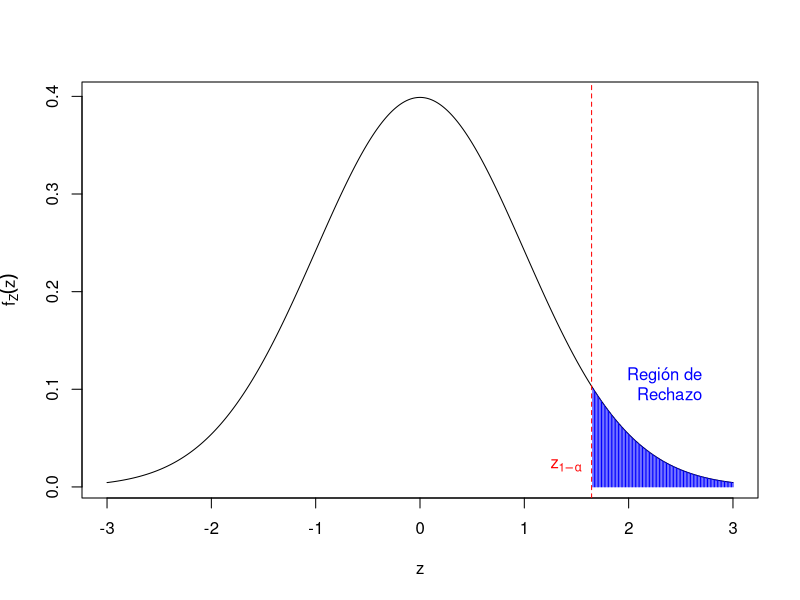
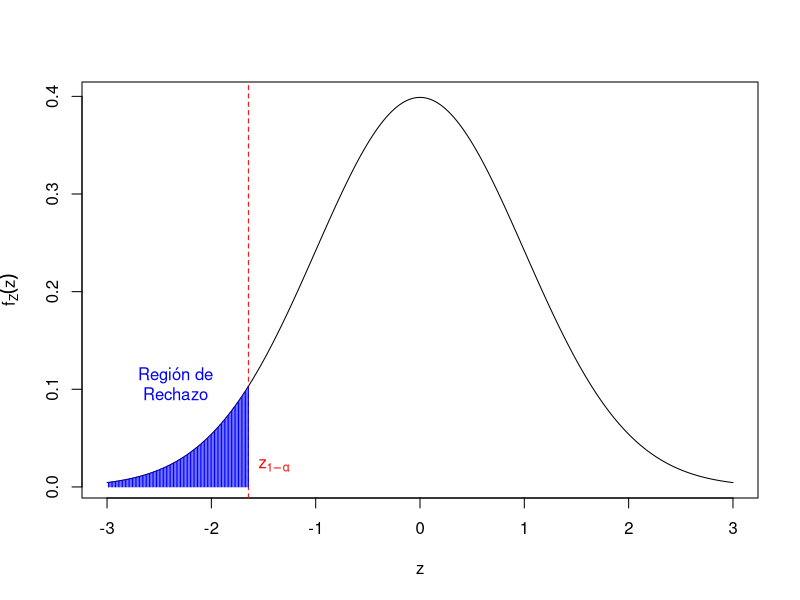
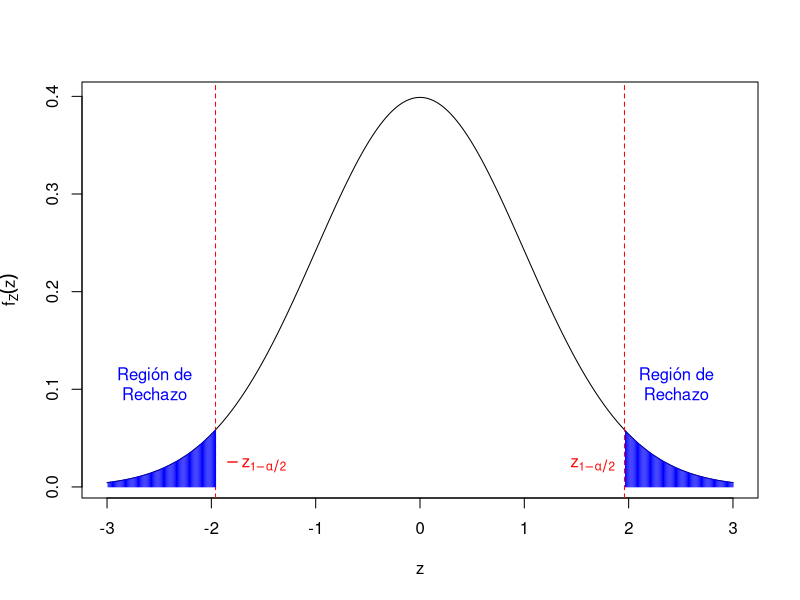
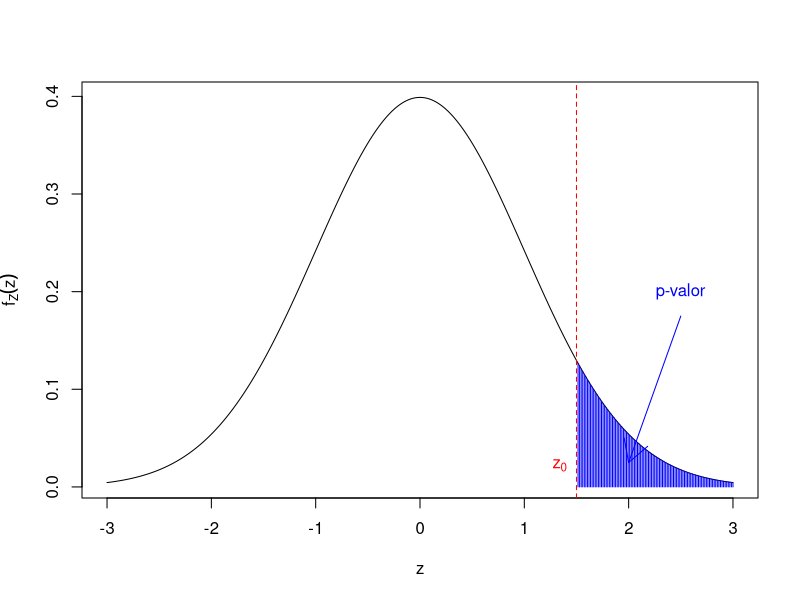
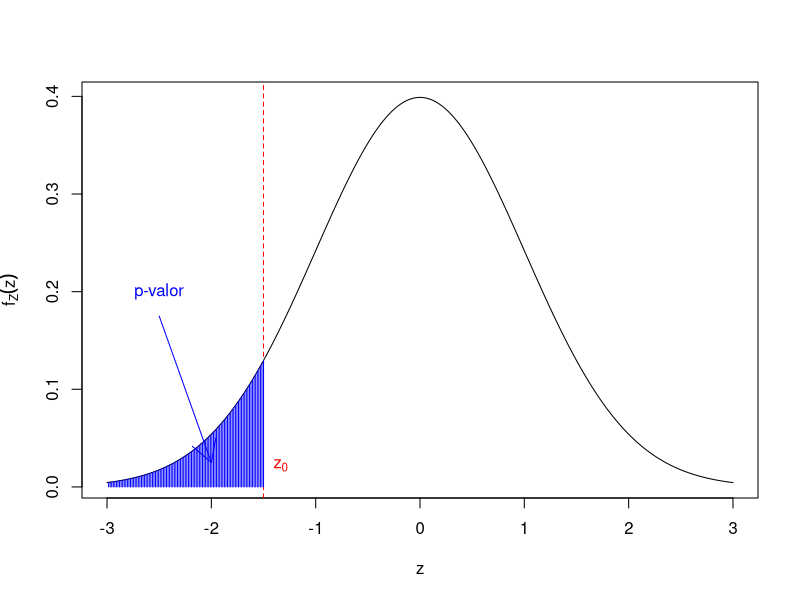
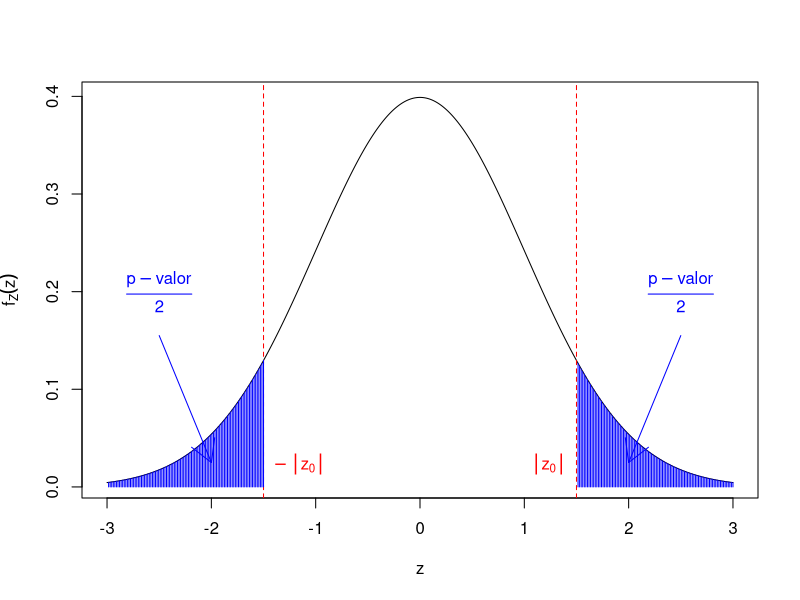

These figures' R source, in order:
## ---- chunk 1
knitr::opts_chunk$set(echo = TRUE)
## ---- chunk 2
x=seq(from=-3,to=3,by=0.01)
plot(x,dnorm(x),type="l",xlab="z",ylab=expression(f[Z](z)))
alpha=0.05
abline(v=qnorm(1-alpha),lty=2,col="red")
text(qnorm(1-alpha),0.02,expression(z[1-alpha]),pos=2, col="red")
text(2.8,0.1,"Región de\n Rechazo",pos=2, col = "blue")

nc=100
for (i in 1:nc){
  y=qnorm(1-alpha)+(3-qnorm(1-alpha))*i/nc
  lines(c(y,y),c(0,dnorm(y)),col="blue")
}
## ---- chunk 3
x=seq(from=-3,to=3,by=0.01)
plot(x,dnorm(x),type="l",xlab="z",ylab=expression(f[Z](z)))
alpha=0.05
abline(v=-qnorm(1-alpha),lty=2,col="red")
text(-qnorm(1-alpha),0.02,expression(z[1-alpha]),pos=4, col="red")
text(-2.8,0.1,"Región de\n Rechazo",col="blue",pos=4)

nc=100
for (i in 1:nc){
  y=-3+(3-qnorm(1-alpha))*i/nc
  lines(c(y,y),c(0,dnorm(y)),col="blue")
}
## ---- chunk 4
x=seq(from=-3,to=3,by=0.01)
plot(x,dnorm(x),type="l",xlab="z",ylab=expression(f[Z](z)))
alpha=0.05
abline(v=qnorm(1-alpha/2),lty=2,col="red")
abline(v=-qnorm(1-alpha/2),lty=2,col="red")
text(qnorm(1-alpha/2),0.02,expression(z[1-alpha/2]),pos=2, col="red")
text(-qnorm(1-alpha/2),0.02,expression(-z[1-alpha/2]),pos=4, col="red")
text(-3,0.1,"Región de\n Rechazo",col="blue",pos=4)
text(2,0.1,"Región de\n Rechazo",col="blue",pos=4)

nc=100
for (i in 1:nc){
  y=qnorm(1-alpha/2)+(3-qnorm(1-alpha/2))*i/nc
  lines(c(y,y),c(0,dnorm(y)),col="blue")
  y2=-3+(3-qnorm(1-alpha/2))*i/nc
  lines(c(y2,y2),c(0,dnorm(y2)),col="blue")
  }
## ---- chunk 5
x=seq(from=-3,to=3,by=0.01)
plot(x,dnorm(x),type="l",xlab="z",ylab=expression(f[Z](z)))
alpha=0.05
z0=1.5
abline(v=z0,lty=2,col="red")
text(z0,0.02,expression(z[0]),pos=2, col="red")
nc=100
for (i in 1:nc){
  y=z0+(3-z0)*i/nc
  lines(c(y,y),c(0,dnorm(y)),col="blue")
}
text(2.5,0.2,"p-valor", col="blue")
arrows(2.5,0.175,2,0.025,col="blue")
## ---- chunk 6
x=seq(from=-3,to=3,by=0.01)
plot(x,dnorm(x),type="l",xlab="z",ylab=expression(f[Z](z)))
alpha=0.05
z0=-1.5
abline(v=z0,lty=2,col="red")
text(z0,0.02,expression(z[0]),pos=4,col="red")
nc=100
for (i in 1:nc){
  y=-3+(3+z0)*i/nc
  lines(c(y,y),c(0,dnorm(y)),col="blue")
}
text(-2.5,0.2,"p-valor", col="blue")
arrows(-2.5,0.175,-2,0.025,col="blue")
## ---- chunk 7
x=seq(from=-3,to=3,by=0.01)
plot(x,dnorm(x),type="l",xlab="z",ylab=expression(f[Z](z)))
alpha=0.05
z0=1.5
abline(v=z0,lty=2,col="red")
abline(v=-z0,lty=2,col="red")
text(z0,0.02,expression(group("|",z[0],"|")),pos=2,  col="red")
text(-z0,0.02,expression(-group("|",z[0],"|")),pos=4,  col="red")

nc=100
for (i in 1:nc){
  y=z0+(3-z0)*i/nc
  lines(c(y,y),c(0,dnorm(y)),col="blue")
  y2=-3+(3-z0)*i/nc
  lines(c(y2,y2),c(0,dnorm(y2)),col="blue")
}
text(2.5,0.2,expression(frac(p-valor,2)),  col="blue")
arrows(2.5,0.155,2,0.025,col="blue")
text(-2.5,0.2,expression(frac(p-valor,2)),  col="blue")
arrows(-2.5,0.155,-2,0.025,col="blue")
